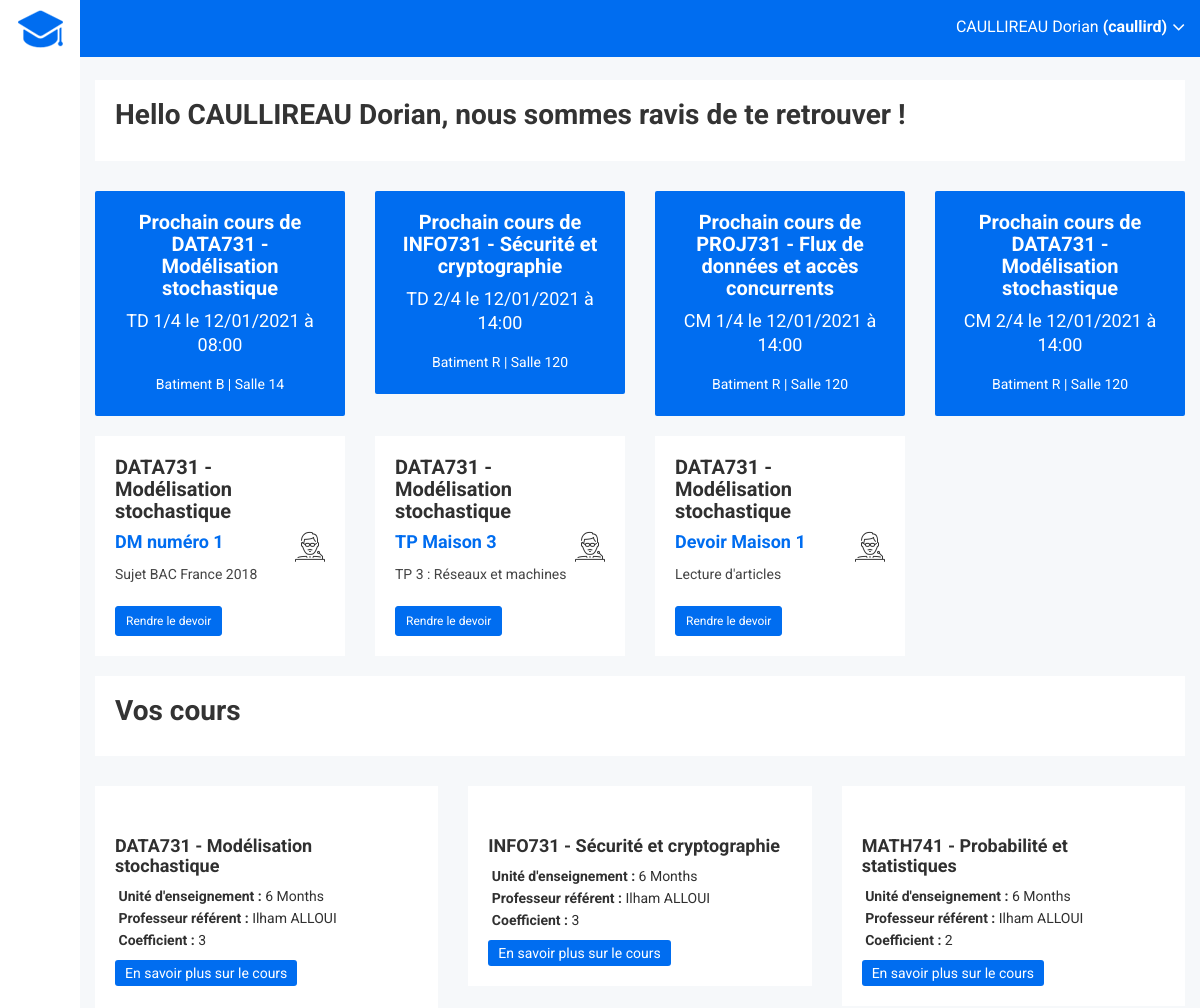
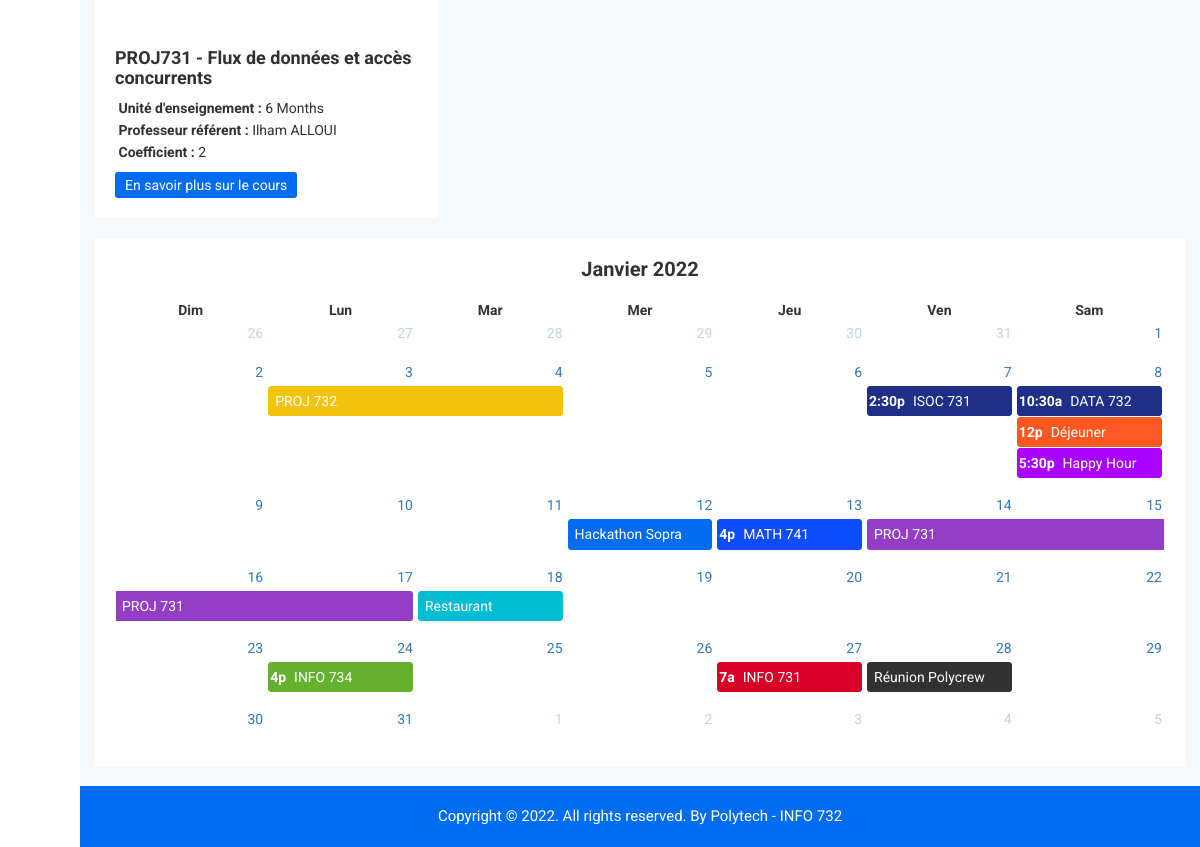
The page / on the database its author committed (2 pictures, top to bottom).
### tables this page shows
CREATE TABLE IF NOT EXISTS internaluser (
    idinternaluser int(11) NOT NULL AUTO_INCREMENT,
    name_user varchar(100) NOT NULL,
    forname_user varchar(100) NOT NULL,
    email varchar(100) NOT NULL,
    password varchar(100) NOT NULL,
    username varchar(100) NULL,
    picture varchar(255) NULL,
    admin boolean NOT NULL default FALSE,
    deleted boolean NOT NULL default FALSE,
    PRIMARY KEY (idinternaluser)
    );

CREATE TABLE IF NOT EXISTS course (
    idcourse int(11) NOT NULL AUTO_INCREMENT,
    title_course varchar(100) NOT NULL,
    description_course varchar(2000) NULL,
    day_course varchar(25) NOT NULL,
    timebegin_course TIME NOT NULL,
    timeend_course TIME NOT NULL,
    idteacher int(11) NOT NULL,
    idclassroom int(11) NOT NULL,
    idpeoplegroup int(11) NOT NULL,
    idmodule int(11) NOT NULL,
    idtypecourse int(11) NOT NULL,
    FOREIGN KEY (idteacher) REFERENCES teacher(idteacher),
    FOREIGN KEY (idclassroom) REFERENCES classroom(idclassroom),
    FOREIGN KEY (idpeoplegroup) REFERENCES peoplegroup(idpeoplegroup),
    FOREIGN KEY (idmodule) REFERENCES module(idmodule),
    FOREIGN KEY (idtypecourse) REFERENCES typecourse(idtypecourse),
    PRIMARY KEY (idcourse)
    );

CREATE TABLE IF NOT EXISTS module (
    idmodule int(11) NOT NULL AUTO_INCREMENT,
    title_module varchar(100) NOT NULL,
    description_module varchar(2000) NOT NULL,
    gradecoefficient_module float NOT NULL,
    idteacher int(11) NOT NULL,
    FOREIGN KEY (idteacher) REFERENCES teacher(idteacher),
    PRIMARY KEY (idmodule)
    );

CREATE TABLE IF NOT EXISTS building(
    idbuilding int(11) NOT NULL AUTO_INCREMENT,
    name_building varchar(100) NULL,
    description_building varchar(500) NULL,
    PRIMARY KEY (idbuilding)
    );

CREATE TABLE IF NOT EXISTS classroom (
    idclassroom int(11) NOT NULL AUTO_INCREMENT,
    name_classroom varchar(100) NULL,
    idbuilding int(11) NOT NULL,
    capacity_classroom int(11) NULL,
    description_classroom varchar(500) NULL,
    FOREIGN KEY (idbuilding) REFERENCES building(idbuilding),
    PRIMARY KEY (idclassroom)
    );

CREATE TABLE IF NOT EXISTS homework(
    idhomework int(11) NOT NULL AUTO_INCREMENT,
    title_homework varchar(100) NOT NULL,
    description_homework varchar(255) NULL,
    deadline DATETIME NOT NULL,
    checked boolean NOT NULL default FALSE,
    idmodule int(11) NOT NULL,
    idstudent int(11) NOT NULL,
    FOREIGN KEY (idstudent) REFERENCES student(idstudent),
    FOREIGN KEY (idmodule) REFERENCES module(idmodule),
    PRIMARY KEY (idhomework)
    );

### view/site/index.php (the view, shortened to what the rows shown need)
    <div class="breadcome-area">
        <div class="container-fluid">
            <div class="row">
                <div class="col-lg-12 col-md-12 col-sm-12 col-xs-12">
                    <div class="breadcome-list">
                        <div class="row">
                            <div class="col-lg-12 col-md-6 col-sm-12 col-xs-12">
                                <ul>
                                    <li><span><h1>Hello <?php echo $_SESSION["user"][0]->name_user ;?> <?php echo $_SESSION["user"][0]->forname_user ;?>, nous sommes ravis de te retrouver ! </h1></span>
                                    </li>
                                </ul>
                            </div>
                        </div>
                    </div>
                </div>
            </div>
        </div>
    </div>
</div>
<div class="widget-program-bg">
    <div class="container-fluid">
        <div class="row">
            <?php
                foreach($data['course'] as $course){
            ?>
                    <div class="col-lg-3 col-md-6 col-sm-6 col-xs-12">
                        <div class="hpanel shadow-inner hbggreen  bg-1 responsive-mg-b-30">
                            <div class="panel-body">
                                <div class="text-center content-bg-pro">
                                    <h3>Prochain cours de <?php echo $course->idmodule->title_module ?></h3>
                                    <p class="text-big font-light">
                                        <?php
                                            $date = new DateTime($course->timebegin_course);
                                            echo $course->title_course . " le " . $course->day_course . " à " . date_format($date, 'H:i');
                                        ?>
                                    </p>
                                    <small>
                                        <?php echo $course->idclassroom->idbuilding->name_building . " | Salle " . $course->idclassroom->name_classroom ?>
                                    </small>
                                </div>
                            </div>
                        </div>
                    </div>
            <?php
                }
            ?>
        </div>
    </div>
</div>
    <br>
<div class="widgets-programs-area">
    <div class="container-fluid">
        <div class="row">
            <?php
                foreach($data['homework'] as $homework){
                    ?>
                        <div class="col-lg-3 col-md-6 col-sm-6 col-xs-12">
                            <div class="hpanel widget-int-shape responsive-mg-b-30">
                                <div class="panel-body">
                                    <div class="stats-title pull-left">
                                        <h4><?php echo $homework->idmodule->title_module;;  ?></h4>
                                    </div>
                                    <div class="stats-icon pull-right">
                                        <i class="educate-icon educate-professor"></i>
                                    </div>
                                    <div class="m-t-xl widget-cl-1">
                                        <h1 class="text-success"><?php echo $homework->title_homework; ?></h1>
                                        <small>
                                            <?php echo $homework->description_homework;  ?>
                                        </small>
                                    </div>
                                    <br>
                                    <button class="btn btn-success widget-btn-1 btn-sm">Rendre le devoir</button>
                                </div>
                            </div>
                        </div>
                    <?php
                }
            ?>
        </div>
    </div>
</div>
<div class="breadcome-area">
        <div class="container-fluid">
            <div class="row">
                <div class="col-lg-12 col-md-12 col-sm-12 col-xs-12">
                    <div class="breadcome-list">
                        <div class="row">
                            <div class="col-lg-6 col-md-6 col-sm-6 col-xs-12">
                                <ul>
                                    <li><span><h1>Vos cours</h1></span>
                                    </li>
                                </ul>
                            </div>
                        </div>
                    </div>
                </div>
            </div>
        </div>
    </div>
    <div class="courses-area mg-b-15">
    <div class="container-fluid">
        <div class="row">
            <?php
            foreach($data['module'] as $module){
            ?>
                <div class="col-lg-4 col-md-4 col-sm-4 col-xs-12">
                    <div class="courses-inner res-mg-t-30 table-mg-t-pro-n tb-sm-res-d-n dk-res-t-d-n">
                        <div class="courses-title">
                            <h2><?php echo $module->title_module; ?></h2>
                        </div>
                        <div class="course-des">
                            <p><span><i class="fa fa-clock"></i></span> <b>Unité d'enseignement : </b> 6 Months</p>
                            <p><span><i class="fa fa-clock"></i></span> <b>Professeur référent :</b> <?php echo $module->idteacher->idinternaluser->forname_user . " " . $module->idteacher->idinternaluser->name_user;  ?> </p>
                            <p><span><i class="fa fa-clock"></i></span> <b>Coefficient : </b><?php echo $module->gradecoefficient_module; ?></p>
                        </div>
                        <div class="product-buttons">
                            <a class="product-buttons" href="<?php echo "?r=course/student&id=".$module->idmodule?>">
                                <button type="button" class="button-default cart-btn">En savoir plus sur le cours</button>
                            </a>
                        </div>
                    </div>
                </div>
            <?php
            }
            ?>
        </div>
    </div>
</div>
<div class="calender-area mg-b-15">
    <div class="container-fluid">
        <div class="row">
            <div class="col-lg-12">
                <div class="calender-inner">
                    <div id='calendar'></div>
                </div>
            </div>
        </div>
    </div>
</div>

### view/header.php (shortened to what the rows shown need)
<!doctype html>
<html class="no-js" lang="en">
<head>
    <link rel="stylesheet" href="css/bootstrap.min.css">
    <link rel="stylesheet" href="css/font-awesome.min.css">
    <link rel="stylesheet" href="css/owl.carousel.css">
    <link rel="stylesheet" href="css/owl.theme.css">
    <link rel="stylesheet" href="css/owl.transitions.css">
    <link rel="stylesheet" href="css/animate.css">
    <link rel="stylesheet" href="css/normalize.css">
    <link rel="stylesheet" href="css/meanmenu.min.css">
    <link rel="stylesheet" href="css/main.css">
    <link rel="stylesheet" href="css/educate-custon-icon.css">
    <link rel="stylesheet" href="css/morrisjs/morris.css">
    <link rel="stylesheet" href="css/scrollbar/jquery.mCustomScrollbar.min.css">
    <link rel="stylesheet" href="css/metisMenu/metisMenu.min.css">
    <link rel="stylesheet" href="css/metisMenu/metisMenu-vertical.css">
    <link rel="stylesheet" href="css/calendar/fullcalendar.min.css">
    <link rel="stylesheet" href="css/calendar/fullcalendar.print.min.css">
    <link rel="stylesheet" href="css/template_style.css">
    <link rel="stylesheet" href="css/responsive.css">
</head>
<body class="mini-navbar">
<div class="left-sidebar-pro">
    <nav id="sidebar" class="active">
        <div class="sidebar-header">
            <strong><a href="index.html"><img src="img/logo/logosn.png" alt="" /></a></strong>
        </div>
    </nav>
</div>
<div class="all-content-wrapper">
    <div class="container-fluid">
        <div class="row">
            <div class="col-lg-12 col-md-12 col-sm-12 col-xs-12">
                <div class="logo-pro">
                    <a href="index.html"><img class="main-logo" src="img/logo/logo.png" alt="" /></a>
                </div>
            </div>
        </div>
    </div>
    <div class="header-advance-area">
        <div class="header-top-area">
            <div class="container-fluid">
                <div class="row">
                    <div class="col-lg-12 col-md-12 col-sm-12 col-xs-12">
                        <div class="header-top-wraper">
                            <div class="row">
                                <div class="col-lg-1 col-md-0 col-sm-1 col-xs-12">
                                    <div class="menu-switcher-pro">
                                        <button type="button" id="sidebarCollapse" class="btn bar-button-pro header-drl-controller-btn btn-info navbar-btn">
                                        </button>
                                    </div>
                                </div>
                                <div class="col-lg-5 col-md-5 col-sm-12 col-xs-12">
                                    <div class="header-right-info">
                                        <ul class="nav navbar-nav mai-top-nav header-right-menu">
                                            <li class="nav-item">
                                                <a href="#" data-toggle="dropdown" role="button" aria-expanded="false" class="nav-link dropdown-toggle">
                                                    <span class="admin-name"><?php echo $_SESSION["user"][0]->name_user ;?> <?php echo $_SESSION["user"][0]->forname_user ;?> <b>(<?php echo $_SESSION["user"][0]->username ;?>)</b></span>
                                                    <i class="fa fa-angle-down edu-icon edu-down-arrow"></i>
                                                </a>
                                            </li>
                                        </ul>
                                    </div>
                                </div>
                                <div class="col-lg-2 col-md-3 col-sm-2 col-xs-4">
                                </div>
                            </div>
                        </div>
                    </div>
                </div>
            </div>
        </div>

### rows shown on the page
internaluser: name_user "CAULLIREAU", forname_user "Dorian", username "caullird"
course: idmodule.title_module "DATA731 - Modélisation stochastique", title_course "TD 1/4", day_course "12/01/2021", timebegin_course "08:00", idclassroom.name_classroom "14"
building: name_building "Batiment B"
course: idmodule.title_module "INFO731 - Sécurité et cryptographie", title_course "TD 2/4", day_course "12/01/2021", timebegin_course "14:00", idclassroom.name_classroom "120"
building: name_building "Batiment R"
course: idmodule.title_module "PROJ731 - Flux de données et accès concurrents", title_course "CM 1/4", day_course "12/01/2021", timebegin_course "14:00", idclassroom.name_classroom "120"
course: idmodule.title_module "DATA731 - Modélisation stochastique", title_course "CM 2/4", day_course "12/01/2021", timebegin_course "14:00", idclassroom.name_classroom "120"
homework: idmodule.title_module "DATA731 - Modélisation stochastique", title_homework "DM numéro 1", description_homework "Sujet BAC France 2018"
homework: idmodule.title_module "DATA731 - Modélisation stochastique", title_homework "TP Maison 3", description_homework "TP 3 : Réseaux et machines"
homework: idmodule.title_module "DATA731 - Modélisation stochastique", title_homework "Devoir Maison 1", description_homework "Lecture d'articles"
module: title_module "DATA731 - Modélisation stochastique", gradecoefficient_module "3"
internaluser: forname_user "Ilham", name_user "ALLOUI"
module: title_module "INFO731 - Sécurité et cryptographie", gradecoefficient_module "3"
module: title_module "MATH741 - Probabilité et statistiques", gradecoefficient_module "2"
module: title_module "PROJ731 - Flux de données et accès concurrents", gradecoefficient_module "2"
